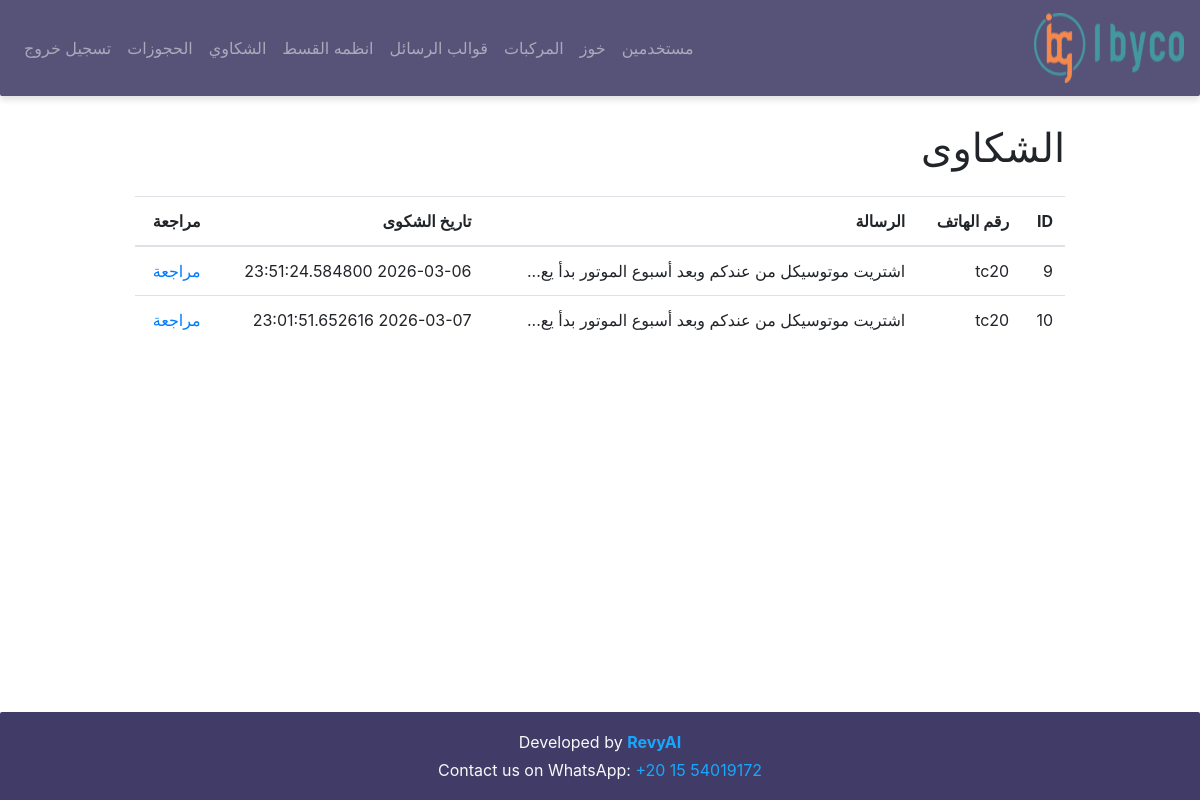
Before: /complaints (signed in) with the older database file.
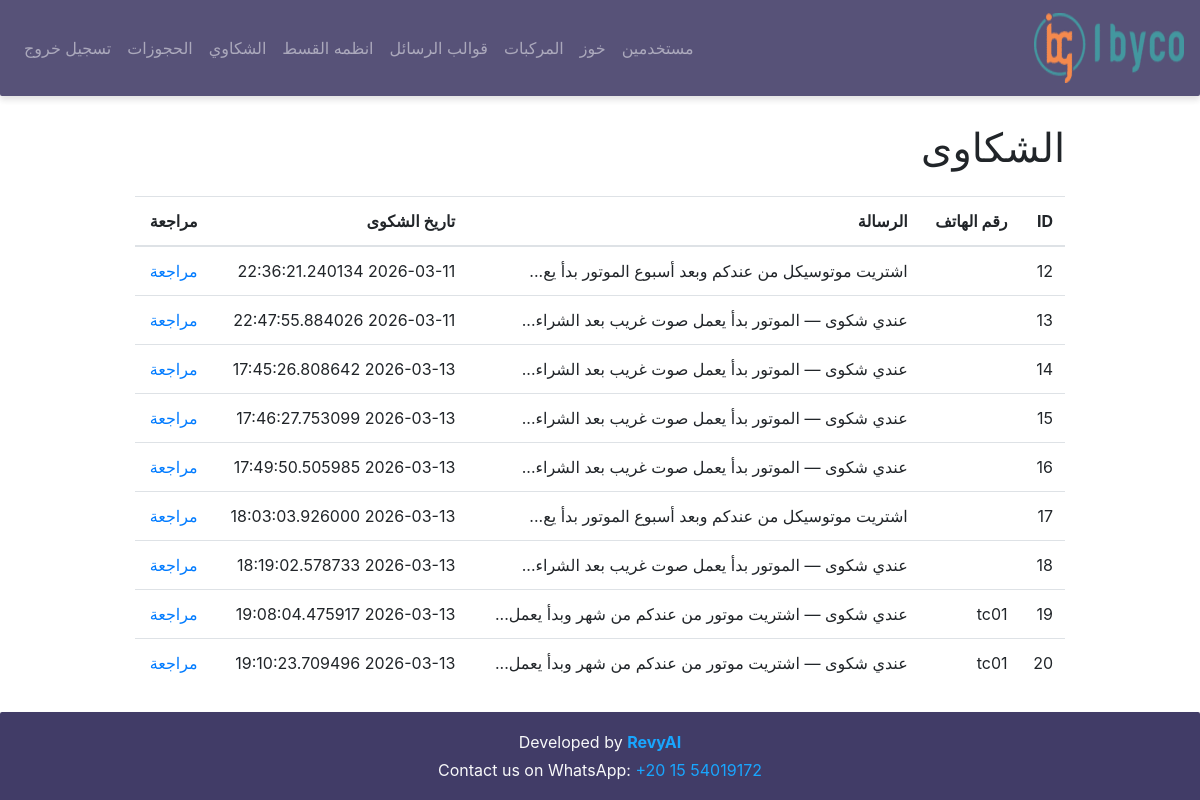
After: the same page with the newer database file.
### models/models.py (models this page shows)
class Complaint(db.Model):
    __tablename__ = "complaints"
    id = db.Column(db.Integer, primary_key=True)
    client_id = db.Column(db.Integer, db.ForeignKey("clients.id"))
    message_text = db.Column(db.Text) # the user message
    is_resolved = db.Column(db.Boolean, default=False) # human will check it
    resolved_at = db.Column(db.DateTime)
    created_at = db.Column(db.DateTime, default=lambda: datetime.now(timezone.utc))

class Client(db.Model):
    __tablename__ = "clients"
    id = db.Column(db.Integer, primary_key=True)
    phone_number = db.Column(db.String(30), unique=True, nullable=False)
    chat_summary = db.Column(db.Text) # this col to keep the history
    last_user_reply = db.Column(db.Text) # the current message
    last_bot_reply = db.Column(db.Text) # this col to enhance the context
    last_bot_reply_type = db.Column(db.String(50)) # this col to classify the message is followup or retarget or normal reply
    last_user_message_at = db.Column(db.DateTime) # this col to detect the users dosent reply
    last_bot_message_at = db.Column(db.DateTime) # this col to avoid spamming
    info = db.Column(db.Text) # this col for info about products the client bought (it will be fill by human )
    has_purchased = db.Column(db.Boolean, default=False) # this col to know the client bought or not (it will be fill by human )
    purchase_date = db.Column(db.DateTime) # this col we use in followup schadualing
    is_active = db.Column(db.Boolean, default=True) # this col help with users dont need to send any message
    created_at = db.Column(db.DateTime, default=lambda: datetime.now(timezone.utc)) # this col will help us on analysis
    followups = db.relationship("FollowUp", backref="client", lazy=True)
    complaints = db.relationship("Complaint", backref="client", lazy=True)
    Bookings = db.relationship("Booking", backref="client", lazy=True)

### app.py (the view)
@app.route("/complaints")
@login_required
def complaints():
    complaints = Complaint.query.filter_by(is_resolved=False).all()
    return render_template("complaints.html", complaints=complaints)

### app.py (called while the page is built)
@login_manager.user_loader
def load_user(user_id):
    return Users.query.get(int(user_id))

### templates/complaints.html (shortened to what this page needs)
{% extends 'base.html' %}
{% block content %}
<h1 class="mt-4">الشكاوى</h1>
<table class="table mt-4">
<thead>
<tr>
<th>ID</th>
<th>رقم الهاتف</th>
<th>الرسالة</th>
<th>تاريخ الشكوى</th>
<th>مراجعة</th>
</tr>
</thead>
<tbody>
{% for complaint in complaints %}
<tr>
<td>{{ complaint.id }}</td>
<td>{{ complaint.client.phone_number }}</td>
<td>{{ complaint.message_text[:50] }}...</td>
<td>{{ complaint.created_at }}</td>
<td>
<a href="{{ url_for('view_complaint', id=complaint.id) }}">
مراجعة
</a>
</td>
</tr>
{% endfor %}
</tbody>
</table>
{% endblock %}

Changed rows visible on the page:
no longer on this page (row edited): Complaint: id "9", client.phone_number "tc20", message_text "اشتريت موتوسيكل من عندكم وبعد أسبوع الموتور بدأ يع", created_at "2026-03-06 23:51:24.584800"
no longer on this page (row edited): Complaint: id "10", client.phone_number "tc20", message_text "اشتريت موتوسيكل من عندكم وبعد أسبوع الموتور بدأ يع", created_at "2026-03-07 23:01:51.652616"
added Complaint: id "12", message_text "اشتريت موتوسيكل من عندكم وبعد أسبوع الموتور بدأ يع", created_at "2026-03-11 22:36:21.240134"
added Complaint: id "13", message_text "عندي شكوى — الموتور بدأ يعمل صوت غريب بعد الشراء", created_at "2026-03-11 22:47:55.884026"
added Complaint: id "14", message_text "عندي شكوى — الموتور بدأ يعمل صوت غريب بعد الشراء", created_at "2026-03-13 17:45:26.808642"
added Complaint: id "15", message_text "عندي شكوى — الموتور بدأ يعمل صوت غريب بعد الشراء", created_at "2026-03-13 17:46:27.753099"
added Complaint: id "16", message_text "عندي شكوى — الموتور بدأ يعمل صوت غريب بعد الشراء", created_at "2026-03-13 17:49:50.505985"
added Complaint: id "17", message_text "اشتريت موتوسيكل من عندكم وبعد أسبوع الموتور بدأ يع", created_at "2026-03-13 18:03:03.926000"
added Complaint: id "18", message_text "عندي شكوى — الموتور بدأ يعمل صوت غريب بعد الشراء", created_at "2026-03-13 18:19:02.578733"
added Complaint: id "19", client.phone_number "tc01", message_text "عندي شكوى — اشتريت موتور من عندكم من شهر وبدأ يعمل", created_at "2026-03-13 19:08:04.475917"
added Complaint: id "20", client.phone_number "tc01", message_text "عندي شكوى — اشتريت موتور من عندكم من شهر وبدأ يعمل", created_at "2026-03-13 19:10:23.709496"
